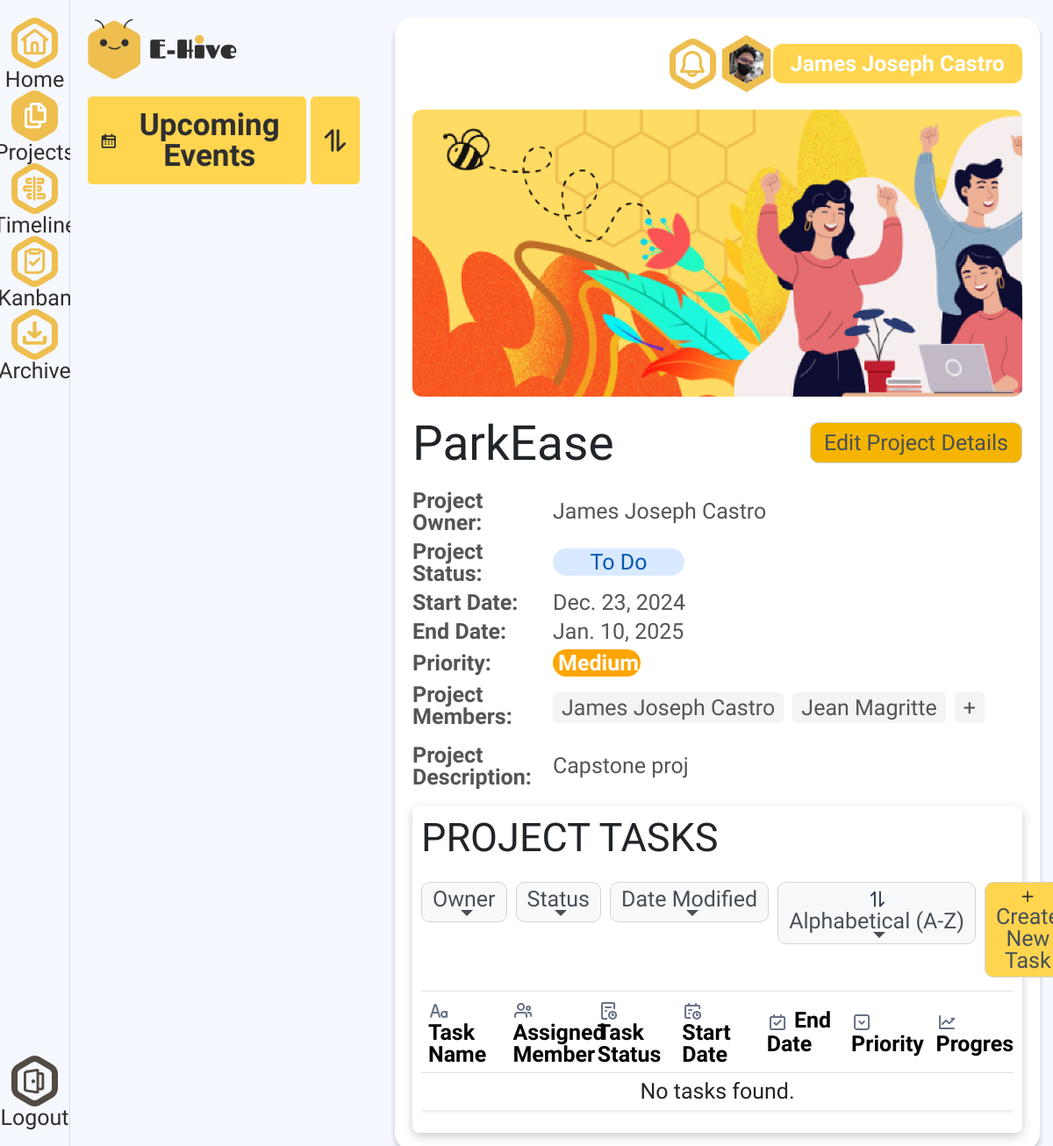
The page /my_app/view_proj/3/ (signed in) on the database its author committed.
### my_app/models.py (models this page shows, shortened)
class User(models.Model):
    first_name = models.CharField(max_length=100)
    last_name = models.CharField(max_length=100)
    email = models.EmailField(unique=True)
    password = models.CharField(max_length=128)
    birthday = models.DateField()
    picture = models.CharField(
        max_length=255,
        blank=True,
        null=True,
        default='/static/profile_pictures/default_profile.jpg'
    )

class Project(models.Model):
    project_name = models.CharField(max_length=100)
    project_description = models.TextField(null=True)
    start_date = models.DateField()
    end_date = models.DateField()
    PROJECT_STATUS_CHOICES = [
        ('TO_DO', 'To Do'),
        ('IN_PROGRESS', 'In Progress'),
        ('COMPLETED', 'Completed'),
        ('CANCELLED', 'Cancelled'),
    ]
    project_status = models.CharField(max_length=20, choices=PROJECT_STATUS_CHOICES, default='TO_DO')
    PROJECT_PRIORITY_CHOICES = [
        ('LOW', 'Low'),
        ('MEDIUM', 'Medium'),
        ('HIGH', 'High'),
    ]
    project_priority = models.CharField(max_length=10, choices=PROJECT_PRIORITY_CHOICES, default='MEDIUM')
    user = models.ForeignKey('User', on_delete=models.CASCADE, related_name='projects')
    background = models.CharField(max_length=255, blank=True, null=True)
    is_archived = models.BooleanField(default=False)

class ProjectMembership(models.Model):
    user = models.ForeignKey('User', on_delete=models.CASCADE, related_name='memberships')
    project = models.ForeignKey('Project', on_delete=models.CASCADE, related_name='memberships')
    MEMBERSHIP_ROLE_CHOICES = [
        ('MANAGER', 'Manager'),
        ('MEMBER', 'Member'),
    ]
    membership_role = models.CharField(max_length=20, choices=MEMBERSHIP_ROLE_CHOICES, default='MEMBER')
    is_accepted = models.BooleanField(default=False)

### my_app/views.py (the view)
# urls.py: path('view_proj/<int:project_id>/', views.view_proj, name='view_proj'),
def view_proj(request, project_id):
    template = "view_proj.html"
    user_id = request.session.get('user_id')
    if not user_id:
        return redirect('login')
    project = get_object_or_404(Project, id=project_id)
    membership = ProjectMembership.objects.filter(user_id=user_id, project=project).first()
    if not membership or not membership.is_accepted:
        return redirect('project')
    tasks = Task.objects.filter(project=project).prefetch_related('task_assignments__user')
    accepted_memberships = ProjectMembership.objects.filter(project=project, is_accepted=True)
    context = {
        "title": "E-Hive",
        'project': project,
        'is_manager': membership.membership_role == 'MANAGER',
        'tasks': tasks,
        'accepted_memberships': accepted_memberships,
    }
    return render(request, template, context)

### my_app/context_processors.py (called while the page is built, shortened)
def user_context(request):
    if 'user_id' in request.session:
        try:
            user = User.objects.get(id=request.session['user_id'])
            user_name = f"{user.first_name} {user.last_name}"
            default_picture = '/static/profile_pictures/default_profile.jpg'
            user_profile = user.picture if user.picture else default_picture
            return {
                'user_name': user_name,
                'user_birthday': user.birthday.strftime('%B %d, %Y') if user.birthday else None,
                'user_email': user.email,
                'user_profile': user_profile,
            }
        except User.DoesNotExist:
            pass

def notifications_context(request):
    if 'user_id' in request.session:
        user = User.objects.get(id=request.session['user_id'])
        return {
            'notifications': Notification.objects.filter(user=user, is_read=False)
        }
    return {'notifications': []}

### my_app/templates/view_proj.html (shortened to what this page needs)
{% extends 'base.html' %}
{% block content %}
{% load static %}
<link rel="stylesheet" href="{% static 'css/view_proj.css' %}">
<link href="https://cdn.jsdelivr.net/npm/bootstrap@5.3.0-alpha1/dist/css/bootstrap.min.css" rel="stylesheet">
<div class="dashboard">
    <main>
        <header>
            <div class="out-welcome">
                <div class="welcome" style="background: url({% static 'img/banner/timeline.png' %}) no-repeat center center; background-size: cover;"></div>
            </div>
        {% include 'profile_temp.html' %}
    </header>
    <div class="project-header">
      <h1 id="projectTitle">{{ project.project_name }}</h1>
      {% if is_manager %}
        <button class="edit-button" id="openModalButton2">Edit Project Details</button>
      {% endif %}
  </div>
  <div class="project-details">
      <div class="project-info">
        <div class="rows">
          <span><strong>Project Owner:</strong></span>
          <span id="projectOwner">{{ project.user.first_name }} {{ project.user.last_name }}</span>
      </div>
      <div class="rows">
          <span><strong>Project Status:</strong></span>
          <span id="projectStatus" class="status">{{ project.get_project_status_display }}</span>
      </div>
      <div class="rows">
          <span><strong>Start Date:</strong></span>
          <span id="projectStartDate">{{ project.start_date }}</span>
      </div>
      <div class="rows">
          <span><strong>End Date:</strong></span>
          <span id="projectEndDate">{{ project.end_date }}</span>
      </div>
      <div class="rows">
          <span><strong>Priority:</strong></span>
          <span id="projectPriority" class="priority {{ project.project_priority|lower }}">{{ project.get_project_priority_display }}</span>
      </div>
      <div class="rows">
          <span><strong>Project Members:</strong></span>
          <div id="projectMembers" class="members">
            {% for member in accepted_memberships %}
              <span class="member">{{ member.user.first_name }} {{ member.user.last_name }}</span>
            {% endfor %}
              {% if is_manager %}
                <span id="addMembers" class="member">+</span>
              {% endif %}
          </div>
      </div>
      <div class="rows">
          <span style="align-items: baseline; margin-top: 23px;"><strong>Project Description:</strong></span>
          <div class="project-description">
              <p id="projectDescription">{{ project.project_description }}</p>
          </div>
      </div>
      </div>
  </div>
    <div class="projects">
        <div class="conts">
            <div class="top">
                <h1>PROJECT TASKS</h1>
                <div class="custom-dropdown">
                <div class="dropdown">
                    <button class="btn btn-light dropdown-toggle" type="button" data-bs-toggle="dropdown">
                      Owner
                    </button>
                  </div>
                  <div class="dropdown">
                    <button class="btn btn-light dropdown-toggle" type="button" data-bs-toggle="dropdown">
                      Status
                    </button>
                  </div>
                  <div class="dropdown">
                    <button class="btn btn-light dropdown-toggle" type="button" data-bs-toggle="dropdown">
                      Date Modified
                    </button>
                  </div>
                  <div class="dropdown">
                    <button class="btn btn-light dropdown-toggle" type="button" data-bs-toggle="dropdown">
                      Alphabetical (A-Z)
                    </button>
                  </div>
                  {% if is_manager %}
                    <button class="btn yellow"style="background-color: #FFD54F;" type="button" id="openModalButton">
                      <svg width="20" height="20" viewBox="0 0 20 20" fill="none" xmlns="http://www.w3.org/2000/svg">
                          <path d="M10.0917 4.00659V15.2252M4.48242 9.61589H15.701" stroke="#2F2F2F" stroke-width="1.60586" stroke-linecap="round" stroke-linejoin="round"/>
                      </svg>
                      Create New Task
                    </button>
                  {% endif %}
                </div>
            </div>
            <div class="table-responsive">
                <table class="table table-hover table-bordered project-table">
                    <thead class="table-light">
                        <tr>
                            <th>
                                <span>
                                Task Name</th>
                            <th>
                                <span>
                                Assigned Member</th>
                            <th>
                                <span>
                                Task Status</th>
                            <th>
                                <span>
                                Start Date</th>
                            <th>
                                <span>
                                End Date</th>
                            <th>
                                <span>
                                Priority</th>
                            <th>
                                <span>
                                Progress</th>
                        </tr>
                    </thead>
                    <tbody id="taskAssignments">
                    </tbody>
                </table>
            </div>
        </div>
    </main>
{% endblock %}

### my_app/templates/profile_temp.html (shortened to what this page needs)
{% load static %}
<link rel="stylesheet" href="{% static 'css/profile_temp.css' %}">
<div class="profile">
    <div class="notification notification-icon-svg" >
    </div>
    <a href="{% url 'profile'%}">
        <div class="hexagon2-btn-wrapper">
            <div class="hexagon2">
                <img src="{{ user_profile }}" alt="Profile Picture" class="avatar2">
            </div>
        </div>
        <div class="profile-card">
            <span class="name">{{ user_name }}</span>
        </div>
    </a>
</div>

### my_app/static/css/base.css (style rules this page uses)
* { font-family: 'Dongle', sans-serif; line-height: 1; }
button, a { cursor: pointer; }
a, p, span { font-size: 25px; }
table { table-layout: fixed; }

### my_app/static/css/sidebar.css (style rules this page uses)
:root { --primary-color: #f2b600; --sidebar-background: #f5f8ff; --text-color: #333; --hover-opacity: 0.8; --box-shadow: 0 0 10px rgba(0, 0, 0, 0.1); --sidebar-width: 80px; --sidebar-item-height: 50px; --icon-size: 50px; --border-radius: 12px; --white: #ffffff; --button-color: #EEBE4F; --button2-color:#524B43; }
body, html { font-family: 'Fredoka One', sans-serif; margin: 0; padding: 0; box-sizing: border-box; height: 100%; overflow-y: auto; }

### my_app/static/css/upcoming.css (style rules this page uses)
:root { --primary-color: #FFD54F; --secondary-color: #D7C7FF; --text-color: #2F2F2F; --text-color2: #A5A5A5; --border-color: #ddd; --white: #ffffff; --background-color:#F5F8FF; --stroke: #524B43; --high-priority: #FF4D4D; --medium-priority: #FFA500; --low-priority: #00CC66; --background: #F9FAFB; }
* { margin: 0; padding: 0; box-sizing: border-box; }
body { line-height: 1; }
.priority { width: 120px; }
.priority { display: inline-block; padding: 4px 12px; text-align: center; color: white; border-radius: 20px; font-size: 25px; font-weight: bold; width: 150px; }

### my_app/static/css/view_proj.css (style rules this page uses)
.project-header { display: flex; justify-content: space-between; align-items: center; padding: 20px 0; }
.project-header h1 { font-size: 55px; margin: 0; }
.edit-button { background-color: #f4b400; border: none; color: #fff; padding: 10px 15px; border-radius: 5px; cursor: pointer; font-size: 25px; }
.project-details { display: flex; gap: 20px; }
.project-info { flex: 1; }
.project-info p { margin: 5px 0; }
.status { background-color: #d9e9ff; color: #0056b3; padding: 3px 6px; border-radius: 5px; font-size: 25px; text-align: center; }
.priority { padding: 3px 6px; border-radius: 5px; font-size: 25px; color: #fff; }
#projectPriority { max-width: 100px; }
.rows .priority.medium { background-color: var(--medium-priority); }
.members { display: flex; flex-wrap: wrap; gap: 10px; margin-top: 5px; }
.member { background-color: #f4f4f4; padding: 5px 10px; border-radius: 5px; font-size: 25px; }
.project-description { flex: 2; }
.project-description p { line-height: 1.6; color: #555; }
.top { display: flex; align-items: center; justify-content: space-between; flex-wrap: wrap; flex-direction: row; }
.project-table th, .project-table td { vertical-align: middle; }
.conts { padding: 10px; border-radius: 8px; box-shadow: 0 4px 12px rgb(0, 0, 0, 0.2); background-color: #ffffff; }
a { cursor: pointer; }
#addMembers { cursor: pointer; }

### my_app/templates/view_proj.html (style rules this page uses)
.table { border-spacing: 0; border: transparent; }
.table>:not(caption)>*>* { background-color: #ffffff; }
tr { box-shadow: 0 2px 4px rgba(0, 0, 0, 0.1); }
table { border-radius: 8px; }
.name { font-size: 16px; font-weight: bold; color: white; }
p { margin: 0; }
.priority, .status { width: 150px; border-radius: 16px; }
.custom-dropdown { display: flex; gap: 10px; justify-content: flex-end; margin: 15px 0; }
.custom-dropdown .btn { display: flex; border-radius: 10px; background-color: #f8f9fa; border: 1px solid #ced4da; font-size: 25px; font-weight: 500; color: #495057; line-height: 1; align-items: center; justify-content: center; flex-wrap: wrap; flex-direction: row; }
.top h1 { font-size: 45px; }
table { table-layout: fixed; border-collapse: collapse; }
td, th { border: none; padding: 0; margin: 0; }
.edit-button { background-color: #f4b400; display: flex; border-radius: 10px; border: 1px solid #ced4da; font-size: 25px; font-weight: 500; color: #495057; line-height: 1; align-items: center; justify-content: center; flex-wrap: wrap; flex-direction: row; }

### rows shown on the page
User: picture (picture)
Project: project_name "ParkEase", user.first_name "James Joseph", user.last_name "Castro", project_status "To Do", start_date "Dec. 23, 2024", end_date "Jan. 10, 2025", project_priority "Medium", project_description "Capstone proj"
ProjectMembership: user.first_name "James Joseph", user.last_name "Castro"
ProjectMembership: user.first_name "Jean", user.last_name "Magritte"

### other values the page prints
{{ user_name }} "James Joseph Castro"
